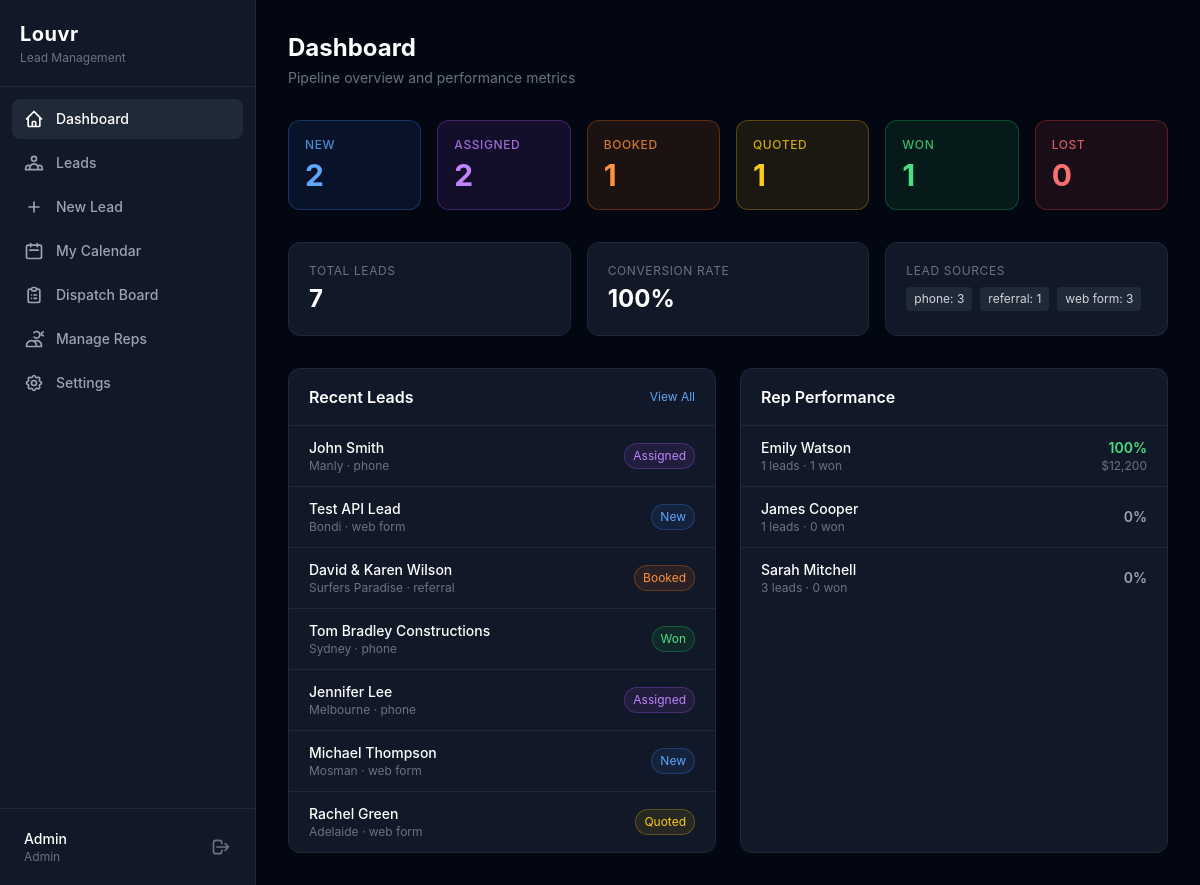
/ (signed in), run on an earlier commit of the app's database.
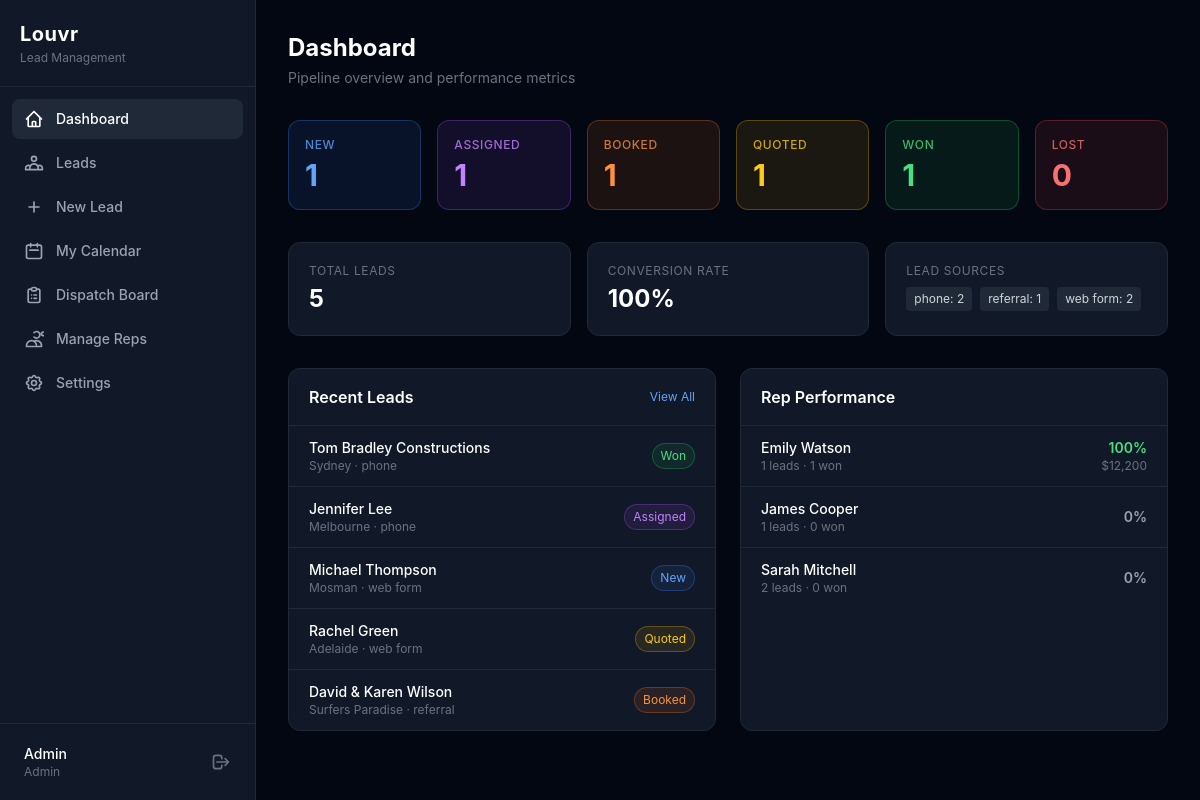
And on a later commit of the database.
### tables this page shows
CREATE TABLE leads (
            id INTEGER PRIMARY KEY AUTOINCREMENT,
            customer_name TEXT NOT NULL,
            customer_email TEXT DEFAULT "",
            customer_phone TEXT DEFAULT "",
            address TEXT DEFAULT "",
            suburb TEXT DEFAULT "",
            state TEXT DEFAULT "",
            postcode TEXT DEFAULT "",
            property_type TEXT DEFAULT "Residential",
            products_interested TEXT DEFAULT "",
            source TEXT DEFAULT "Phone",
            notes TEXT DEFAULT "",
            status TEXT DEFAULT "New",
            assigned_to INTEGER REFERENCES users(id) ON DELETE SET NULL,
            appointment_date TEXT,
            appointment_time TEXT,
            appointment_duration INTEGER DEFAULT 60,
            quoted_amount REAL,
            created_by INTEGER REFERENCES users(id) ON DELETE SET NULL,
            created_at DATETIME DEFAULT CURRENT_TIMESTAMP,
            updated_at DATETIME DEFAULT CURRENT_TIMESTAMP
        );

CREATE TABLE users (
            id INTEGER PRIMARY KEY AUTOINCREMENT,
            name TEXT NOT NULL,
            email TEXT NOT NULL UNIQUE,
            phone TEXT DEFAULT "",
            role TEXT NOT NULL DEFAULT "rep" CHECK(role IN ("admin","rep")),
            password_hash TEXT NOT NULL,
            api_key TEXT UNIQUE,
            is_active INTEGER NOT NULL DEFAULT 1,
            created_at DATETIME DEFAULT CURRENT_TIMESTAMP,
            updated_at DATETIME DEFAULT CURRENT_TIMESTAMP
        );

### src/Controllers/DashboardController.php (called while the page is built, shortened)
<?php
class DashboardController
{
    private Database $db;
    public function __construct(Database $db, array $config)
    {
        $this->db = $db;
    }
    public function index(): void
    {
        $pipeline = Lead::pipelineCounts($this->db);
        $recentLeads = Lead::recent($this->db, 10);
        $sources = Lead::sourceCounts($this->db);
        $reps = User::activeReps($this->db);
        $repPerformance = [];
        foreach ($reps as $rep) {
            $repPerformance[] = array_merge($rep, User::repStats($this->db, $rep['id']));
        }
        usort($repPerformance, fn($a, $b) => $b['conversion_rate'] <=> $a['conversion_rate']);
        $totalLeads = array_sum($pipeline);
        require __DIR__ . '/../../templates/dashboard.php';
    }
}

### src/Database.php (called while the page is built, shortened)
<?php
class Database
{
    private PDO $pdo;
    private function __construct(array $config)
    {
        if ($config['driver'] === 'sqlite') {
            $dsn = 'sqlite:' . $config['path'];
            $this->pdo = new PDO($dsn, null, null, [
                PDO::ATTR_ERRMODE            => PDO::ERRMODE_EXCEPTION,
                PDO::ATTR_DEFAULT_FETCH_MODE => PDO::FETCH_ASSOC,
                PDO::ATTR_EMULATE_PREPARES   => false,
            ]);
            $this->pdo->exec('PRAGMA journal_mode=WAL');
            $this->pdo->exec('PRAGMA foreign_keys=ON');
        }
    }
    public function query(string $sql, array $params = []): PDOStatement
    {
        $stmt = $this->pdo->prepare($sql);
        $stmt->execute($params);
        return $stmt;
    }
    public function fetchAll(string $sql, array $params = []): array
    {
        return $this->query($sql, $params)->fetchAll();
    }
    public function fetchColumn(string $sql, array $params = []): mixed
    {
        return $this->query($sql, $params)->fetchColumn();
    }
}

### src/Models/Lead.php (called while the page is built, shortened)
<?php
class Lead
{
    public static function getOptions(Database $db): array
    {
        $load = function(string $key, array $default) use ($db): array {
            $val = $db->fetchColumn("SELECT value FROM settings WHERE key = :k", [':k' => $key]);
            if ($val) {
                $decoded = json_decode($val, true);
                if (is_array($decoded) && !empty($decoded)) {
                    return $decoded;
                }
            }
            return $default;
        };
        return [
            'statuses'       => $load('pipeline_statuses', self::DEFAULT_STATUSES),
            'sources'        => $load('lead_sources', self::DEFAULT_SOURCES),
            'property_types' => $load('property_types', self::DEFAULT_PROPERTY_TYPES),
            'products'       => $load('products', self::DEFAULT_PRODUCTS),
        ];
    }
    public static function pipelineCounts(Database $db): array
    {
        $options = self::getOptions($db);
        $counts = array_fill_keys($options['statuses'], 0);
        $rows = $db->fetchAll('SELECT status, COUNT(*) as count FROM leads GROUP BY status');
        return $counts;
    }
    public static function recent(Database $db, int $limit = 10): array
    {
        return $db->fetchAll(
            'SELECT l.*, u.name AS rep_name FROM leads l
             LEFT JOIN users u ON l.assigned_to = u.id
             ORDER BY l.created_at DESC LIMIT :limit',
            [':limit' => $limit]
        );
    }
    public static function sourceCounts(Database $db): array
    {
        return $db->fetchAll('SELECT source, COUNT(*) as count FROM leads GROUP BY source');
    }
}

### src/Models/User.php (called while the page is built, shortened)
<?php
class User
{
    public static function activeReps(Database $db): array
    {
        return $db->fetchAll(
            'SELECT * FROM users WHERE role = :role AND is_active = 1 ORDER BY name ASC',
            [':role' => 'rep']
        );
    }
    public static function repStats(Database $db, int $userId): array
    {
        $total = (int)$db->fetchColumn(
            'SELECT COUNT(*) FROM leads WHERE assigned_to = :id',
            [':id' => $userId]
        );
        $won = (int)$db->fetchColumn(
            'SELECT COUNT(*) FROM leads WHERE assigned_to = :id AND status = :s',
            [':id' => $userId, ':s' => 'won']
        );
        $quoted = (int)$db->fetchColumn(
            'SELECT COALESCE(SUM(quoted_amount), 0) FROM leads WHERE assigned_to = :id AND status = :s',
            [':id' => $userId, ':s' => 'won']
        );
        return [
            'total_leads'     => $total,
            'won'             => $won,
            'conversion_rate' => $total > 0 ? round(($won / $total) * 100, 1) : 0,
            'total_revenue'   => $quoted,
        ];
    }
}

### templates/dashboard.php (the view, shortened to what the changed rows need)
<?php
$statusBg = [
    'new' => 'bg-blue-500/10 border-blue-500/30 text-blue-400', 'New' => 'bg-blue-500/10 border-blue-500/30 text-blue-400',
    'assigned' => 'bg-purple-500/10 border-purple-500/30 text-purple-400', 'Assigned' => 'bg-purple-500/10 border-purple-500/30 text-purple-400',
    'booked' => 'bg-orange-500/10 border-orange-500/30 text-orange-400', 'Booked' => 'bg-orange-500/10 border-orange-500/30 text-orange-400',
    'quoted' => 'bg-yellow-500/10 border-yellow-500/30 text-yellow-400', 'Quoted' => 'bg-yellow-500/10 border-yellow-500/30 text-yellow-400',
    'won' => 'bg-green-500/10 border-green-500/30 text-green-400', 'Won' => 'bg-green-500/10 border-green-500/30 text-green-400',
    'lost' => 'bg-red-500/10 border-red-500/30 text-red-400', 'Lost' => 'bg-red-500/10 border-red-500/30 text-red-400',
];
?>
<div class="mb-8">
    <h2 class="text-2xl font-bold text-white">Dashboard</h2>
</div>
<div class="grid grid-cols-2 md:grid-cols-3 lg:grid-cols-6 gap-4 mb-8">
    <?php foreach ($pipeline as $status => $count): ?>
    <a href="/leads?status=<?= $status ?>" class="block border rounded-xl p-4 transition-all hover:scale-105 <?= $statusBg[$status] ?? $statusBg[strtolower($status)] ?? 'bg-gray-500/10 border-gray-500/30 text-gray-400' ?>">
        <p class="text-xs font-medium uppercase tracking-wider opacity-80"><?= ucfirst($status) ?></p>
        <p class="text-3xl font-bold mt-1"><?= $count ?></p>
    </a>
    <?php endforeach; ?>
</div>
<div class="grid grid-cols-1 md:grid-cols-3 gap-4 mb-8">
    <div class="bg-gray-900 border border-gray-800 rounded-xl p-5">
        <p class="text-xs text-gray-500 uppercase tracking-wider">Total Leads</p>
        <p class="text-2xl font-bold text-white mt-1"><?= $totalLeads ?></p>
    </div>
    <div class="bg-gray-900 border border-gray-800 rounded-xl p-5">
        <div class="flex flex-wrap gap-2 mt-2">
            <?php foreach ($sources as $s): ?>
            <span class="text-xs bg-gray-800 text-gray-300 px-2 py-1 rounded">
                <?= htmlspecialchars(str_replace('_', ' ', $s['source'])) ?>: <?= $s['count'] ?>
            </span>
            <?php endforeach; ?>
        </div>
    </div>
</div>
<div class="grid grid-cols-1 lg:grid-cols-2 gap-6">
    <div class="bg-gray-900 border border-gray-800 rounded-xl">
        <div class="divide-y divide-gray-800">
            <?php foreach ($recentLeads as $lead): ?>
            <a href="/leads/<?= $lead['id'] ?>" class="flex items-center justify-between px-5 py-3 hover:bg-gray-800/50 transition-colors">
                <div>
                    <p class="text-sm font-medium text-white"><?= htmlspecialchars($lead['customer_name']) ?></p>
                    <p class="text-xs text-gray-500"><?= htmlspecialchars($lead['suburb'] ?: $lead['address']) ?> &middot; <?= htmlspecialchars(str_replace('_', ' ', $lead['source'])) ?></p>
                </div>
                <span class="text-xs px-2 py-1 rounded-full border <?= $statusBg[$lead['status']] ?>"><?= ucfirst($lead['status']) ?></span>
            </a>
            <?php endforeach; ?>
        </div>
    </div>
    <div class="bg-gray-900 border border-gray-800 rounded-xl">
        <div class="divide-y divide-gray-800">
            <?php foreach ($repPerformance as $rep): ?>
            <div class="flex items-center justify-between px-5 py-3">
                <div>
                    <p class="text-sm font-medium text-white"><?= htmlspecialchars($rep['name']) ?></p>
                    <p class="text-xs text-gray-500"><?= $rep['total_leads'] ?> leads &middot; <?= $rep['won'] ?> won</p>
                </div>
                <div class="text-right">
                    <p class="text-sm font-semibold <?= $rep['conversion_rate'] >= 50 ? 'text-green-400' : ($rep['conversion_rate'] >= 25 ? 'text-yellow-400' : 'text-gray-400') ?>">
                        <?= $rep['conversion_rate'] ?>%
                    </p>
                    <?php if ($rep['total_revenue'] > 0): ?>
                    <p class="text-xs text-gray-500">$<?= number_format($rep['total_revenue'], 0) ?></p>
                    <?php endif; ?>
                </div>
            </div>
            <?php endforeach; ?>
        </div>
    </div>
</div>
<?php
require __DIR__ . '/layouts/app.php';

What changed in the data, as far as the page shows it:
removed leads: customer_name "John Smith", suburb "Manly", source "phone", status "Assigned"
removed leads: customer_name "Test API Lead", suburb "Bondi", source "web form", status "New"
changed leads "David & Karen Wilson": moves down the list
changed users "Sarah Mitchell": id "3" → "2"
Also different on the page:
$totalLeads: "7" → "5"
new list line: "NEW 1"
new list line: "ASSIGNED 1"
new list line: "phone : 2"
new list line: "web form : 2"
list line gone: "NEW 2"
list line gone: "ASSIGNED 2"
list line gone: "phone : 3"
list line gone: "web form : 3"
